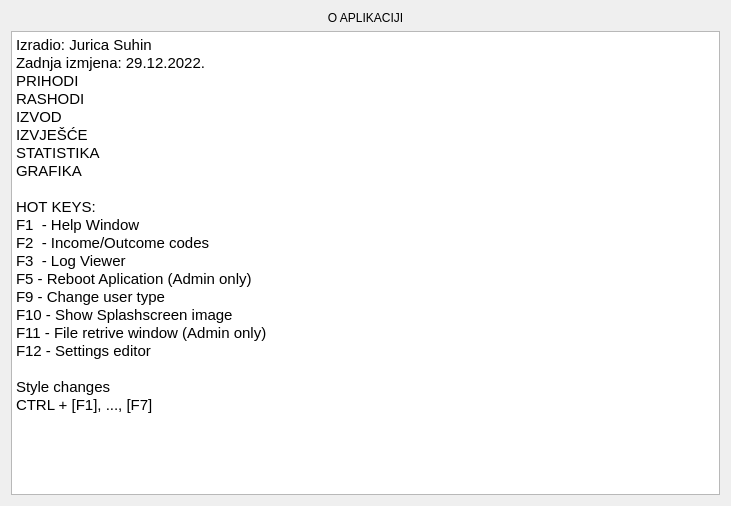
<?xml version="1.0" encoding="UTF-8"?>
<ui version="4.0">
 <class>Dialog</class>
 <widget class="QDialog" name="Dialog">
  <property name="geometry">
   <rect>
    <x>0</x>
    <y>0</y>
    <width>731</width>
    <height>506</height>
   </rect>
  </property>
  <property name="windowTitle">
   <string>Dialog</string>
  </property>
  <property name="styleSheet">
   <string notr="true"/>
  </property>
  <layout class="QVBoxLayout" name="verticalLayout">
   <item>
    <widget class="QLabel" name="label">
     <property name="styleSheet">
      <string notr="true">font: 14pt &quot;Calibri&quot;;</string>
     </property>
     <property name="text">
      <string>O APLIKACIJI</string>
     </property>
     <property name="alignment">
      <set>Qt::AlignCenter</set>
     </property>
    </widget>
   </item>
   <item>
    <widget class="QTextBrowser" name="textBrowser">
     <property name="styleSheet">
      <string notr="true"/>
     </property>
     <property name="html">
      <string>&lt;!DOCTYPE HTML PUBLIC &quot;-//W3C//DTD HTML 4.0//EN&quot; &quot;http://www.w3.org/TR/REC-html40/strict.dtd&quot;&gt;
&lt;html&gt;&lt;head&gt;&lt;meta name=&quot;qrichtext&quot; content=&quot;1&quot; /&gt;&lt;style type=&quot;text/css&quot;&gt;
p, li { white-space: pre-wrap; }
&lt;/style&gt;&lt;/head&gt;&lt;body style=&quot; font-family:'MS Shell Dlg 2'; font-size:8.25pt; font-weight:400; font-style:normal;&quot;&gt;
&lt;p style=&quot; margin-top:0px; margin-bottom:0px; margin-left:0px; margin-right:0px; -qt-block-indent:0; text-indent:0px;&quot;&gt;&lt;span style=&quot; font-size:11pt;&quot;&gt;Izradio: Jurica Suhin&lt;/span&gt;&lt;/p&gt;
&lt;p style=&quot; margin-top:0px; margin-bottom:0px; margin-left:0px; margin-right:0px; -qt-block-indent:0; text-indent:0px;&quot;&gt;&lt;span style=&quot; font-size:11pt;&quot;&gt;Zadnja izmjena: 29.12.2022.&lt;/span&gt;&lt;/p&gt;
&lt;p style=&quot; margin-top:0px; margin-bottom:0px; margin-left:0px; margin-right:0px; -qt-block-indent:0; text-indent:0px;&quot;&gt;&lt;span style=&quot; font-size:11pt;&quot;&gt;PRIHODI&lt;/span&gt;&lt;/p&gt;
&lt;p style=&quot; margin-top:0px; margin-bottom:0px; margin-left:0px; margin-right:0px; -qt-block-indent:0; text-indent:0px;&quot;&gt;&lt;span style=&quot; font-size:11pt;&quot;&gt;RASHODI&lt;/span&gt;&lt;/p&gt;
&lt;p style=&quot; margin-top:0px; margin-bottom:0px; margin-left:0px; margin-right:0px; -qt-block-indent:0; text-indent:0px;&quot;&gt;&lt;span style=&quot; font-size:11pt;&quot;&gt;IZVOD&lt;/span&gt;&lt;/p&gt;
&lt;p style=&quot; margin-top:0px; margin-bottom:0px; margin-left:0px; margin-right:0px; -qt-block-indent:0; text-indent:0px;&quot;&gt;&lt;span style=&quot; font-size:11pt;&quot;&gt;IZVJEŠĆE&lt;/span&gt;&lt;/p&gt;
&lt;p style=&quot; margin-top:0px; margin-bottom:0px; margin-left:0px; margin-right:0px; -qt-block-indent:0; text-indent:0px;&quot;&gt;&lt;span style=&quot; font-size:11pt;&quot;&gt;STATISTIKA&lt;/span&gt;&lt;/p&gt;
&lt;p style=&quot; margin-top:0px; margin-bottom:0px; margin-left:0px; margin-right:0px; -qt-block-indent:0; text-indent:0px;&quot;&gt;&lt;span style=&quot; font-size:11pt;&quot;&gt;GRAFIKA&lt;/span&gt;&lt;/p&gt;
&lt;p style=&quot;-qt-paragraph-type:empty; margin-top:0px; margin-bottom:0px; margin-left:0px; margin-right:0px; -qt-block-indent:0; text-indent:0px; font-size:11pt;&quot;&gt;&lt;br /&gt;&lt;/p&gt;
&lt;p style=&quot; margin-top:0px; margin-bottom:0px; margin-left:0px; margin-right:0px; -qt-block-indent:0; text-indent:0px;&quot;&gt;&lt;span style=&quot; font-size:11pt;&quot;&gt;HOT KEYS:&lt;/span&gt;&lt;/p&gt;
&lt;p style=&quot; margin-top:0px; margin-bottom:0px; margin-left:0px; margin-right:0px; -qt-block-indent:0; text-indent:0px;&quot;&gt;&lt;span style=&quot; font-size:11pt;&quot;&gt;F1  - Help Window&lt;/span&gt;&lt;/p&gt;
&lt;p style=&quot; margin-top:0px; margin-bottom:0px; margin-left:0px; margin-right:0px; -qt-block-indent:0; text-indent:0px;&quot;&gt;&lt;span style=&quot; font-size:11pt;&quot;&gt;F2  - Income/Outcome codes&lt;/span&gt;&lt;/p&gt;
&lt;p style=&quot; margin-top:0px; margin-bottom:0px; margin-left:0px; margin-right:0px; -qt-block-indent:0; text-indent:0px;&quot;&gt;&lt;span style=&quot; font-size:11pt;&quot;&gt;F3  - Log Viewer&lt;/span&gt;&lt;/p&gt;
&lt;p style=&quot; margin-top:0px; margin-bottom:0px; margin-left:0px; margin-right:0px; -qt-block-indent:0; text-indent:0px;&quot;&gt;&lt;span style=&quot; font-size:11pt;&quot;&gt;F5 - Reboot Aplication (Admin only)&lt;/span&gt;&lt;/p&gt;
&lt;p style=&quot; margin-top:0px; margin-bottom:0px; margin-left:0px; margin-right:0px; -qt-block-indent:0; text-indent:0px;&quot;&gt;&lt;span style=&quot; font-size:11pt;&quot;&gt;F9 - Change user type&lt;/span&gt;&lt;/p&gt;
&lt;p style=&quot; margin-top:0px; margin-bottom:0px; margin-left:0px; margin-right:0px; -qt-block-indent:0; text-indent:0px;&quot;&gt;&lt;span style=&quot; font-size:11pt;&quot;&gt;F10 - Show Splashscreen image&lt;/span&gt;&lt;/p&gt;
&lt;p style=&quot; margin-top:0px; margin-bottom:0px; margin-left:0px; margin-right:0px; -qt-block-indent:0; text-indent:0px;&quot;&gt;&lt;span style=&quot; font-size:11pt;&quot;&gt;F11 - File retrive window (Admin only)&lt;/span&gt;&lt;/p&gt;
&lt;p style=&quot; margin-top:0px; margin-bottom:0px; margin-left:0px; margin-right:0px; -qt-block-indent:0; text-indent:0px;&quot;&gt;&lt;span style=&quot; font-size:11pt;&quot;&gt;F12 - Settings editor&lt;/span&gt;&lt;/p&gt;
&lt;p style=&quot;-qt-paragraph-type:empty; margin-top:0px; margin-bottom:0px; margin-left:0px; margin-right:0px; -qt-block-indent:0; text-indent:0px; font-size:11pt;&quot;&gt;&lt;br /&gt;&lt;/p&gt;
&lt;p style=&quot; margin-top:0px; margin-bottom:0px; margin-left:0px; margin-right:0px; -qt-block-indent:0; text-indent:0px;&quot;&gt;&lt;span style=&quot; font-size:11pt;&quot;&gt;Style changes&lt;/span&gt;&lt;/p&gt;
&lt;p style=&quot; margin-top:0px; margin-bottom:0px; margin-left:0px; margin-right:0px; -qt-block-indent:0; text-indent:0px;&quot;&gt;&lt;span style=&quot; font-size:11pt;&quot;&gt;CTRL + [F1], ..., [F7]&lt;/span&gt;&lt;/p&gt;&lt;/body&gt;&lt;/html&gt;</string>
     </property>
    </widget>
   </item>
  </layout>
 </widget>
 <resources/>
 <connections/>
</ui>
